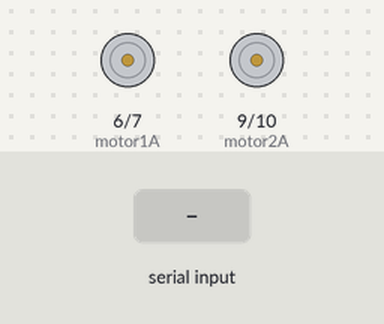
This sketch was run on a simulated Arduino Uno, built with avr-gcc and run on an emulated ATmega328P. Shown: motor-driver pin pairs drawn as motors (green arrow = first pin HIGH = forward, orange = second pin HIGH = backward, longer = more drive). The test bench sets the inputs (shaded band).

Above: at 1.2 s.
1.3 s: "f" received over Serial
At 2.2 s:
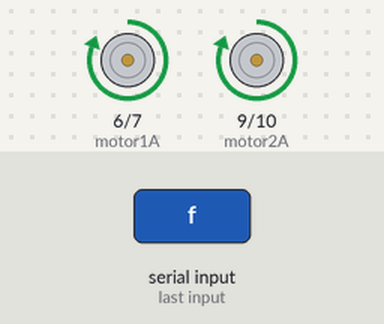
3.0 s: "b" received over Serial
At 4.7 s:
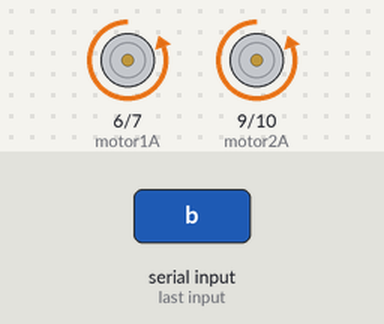
5.0 s: "s" received over Serial
At 6.4 s:
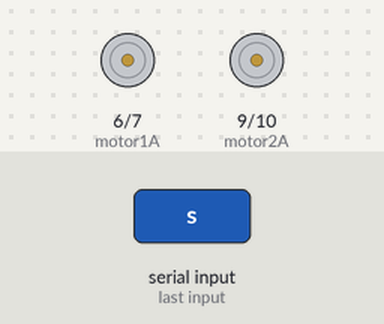
7.0 s: "r" received over Serial
At 7.9 s:
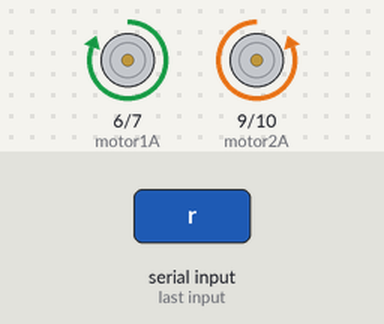
9.0 s: "l" received over Serial
At 10.7 s:
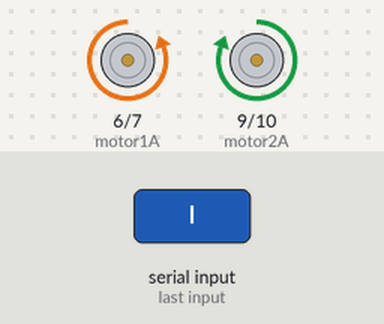
Timing chart, 0 to 12.0 s (numbered marks = the images above; inputs shaded):
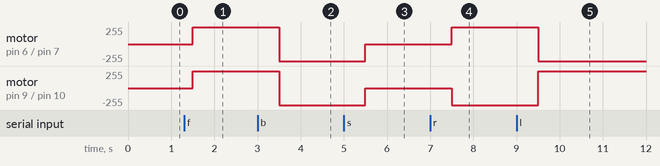

The sketch:

Remote_Control_2_wheel.ino
```cpp
/*****************************************
Robotics-Remote control 2 wheel robot
Demonstrates thw use of serial control
This sketch displays two ranges on the LCD

The serial commands:
 f=forward
 b=back up
 r=right
 l=left
 s=stop

Written by Bob Davis
****************************************/

char INBYTE;
int motor1A =6;
int motor1B =7;
int motor2A =9;
int motor2B =10;

void setup() {
  Serial.begin(9600);
  pinMode(motor1A, OUTPUT);
  pinMode(motor1B, OUTPUT);
  pinMode(motor2A, OUTPUT);
  pinMode(motor2B, OUTPUT);
}

void loop() {
// read next available byte
  INBYTE = Serial.read();
// Motor control
if (INBYTE == 'f'){
// Run straight forward
  digitalWrite(motor1A, HIGH);
  digitalWrite (motor1B, LOW);
  digitalWrite(motor2A, HIGH);
  digitalWrite (motor2B, LOW);
}
if (INBYTE == 'b'){
// Back up
  digitalWrite(motor1A, LOW);
  digitalWrite (motor1B, HIGH);
  digitalWrite(motor2A, LOW);
  digitalWrite (motor2B, HIGH);
}
if (INBYTE == 's'){
// stop all motors
  digitalWrite(motor1A, HIGH);
  digitalWrite (motor1B, HIGH);
  digitalWrite(motor2A, HIGH);
  digitalWrite (motor2B, HIGH);
}
if (INBYTE == 'r'){
// Back up and turn
  digitalWrite(motor1A, HIGH);
  digitalWrite (motor1B, LOW);
  digitalWrite(motor2A, LOW);
  digitalWrite (motor2B, HIGH);
}
if (INBYTE == 'l'){
// Back up and turn
  digitalWrite(motor1A, LOW);
  digitalWrite (motor1B, HIGH);
  digitalWrite(motor2A, HIGH);
  digitalWrite (motor2B, LOW);
}
  delay(500);
}
```

Measured:
- after the input at 1.3 s, motor on pin 6 (motor1A) / pin 7 (motor1B), motor on pin 9 (motor2A) / pin 10 (motor2B): stopped → forward 255/255 after 0.20 s
- after the input at 3.0 s, motor on pin 6 (motor1A) / pin 7 (motor1B), motor on pin 9 (motor2A) / pin 10 (motor2B): forward 255/255 → backward 255/255 after 0.50 s
- after the input at 5.0 s, motor on pin 6 (motor1A) / pin 7 (motor1B), motor on pin 9 (motor2A) / pin 10 (motor2B): backward 255/255 → stopped after 0.50 s
- after the input at 7.0 s, motor on pin 6 (motor1A) / pin 7 (motor1B): stopped → forward 255/255 after 0.50 s; motor on pin 9 (motor2A) / pin 10 (motor2B): stopped → backward 255/255 after 0.50 s
- after the input at 9.0 s, motor on pin 6 (motor1A) / pin 7 (motor1B): forward 255/255 → backward 255/255 after 0.50 s; motor on pin 9 (motor2A) / pin 10 (motor2B): backward 255/255 → forward 255/255 after 0.50 s
